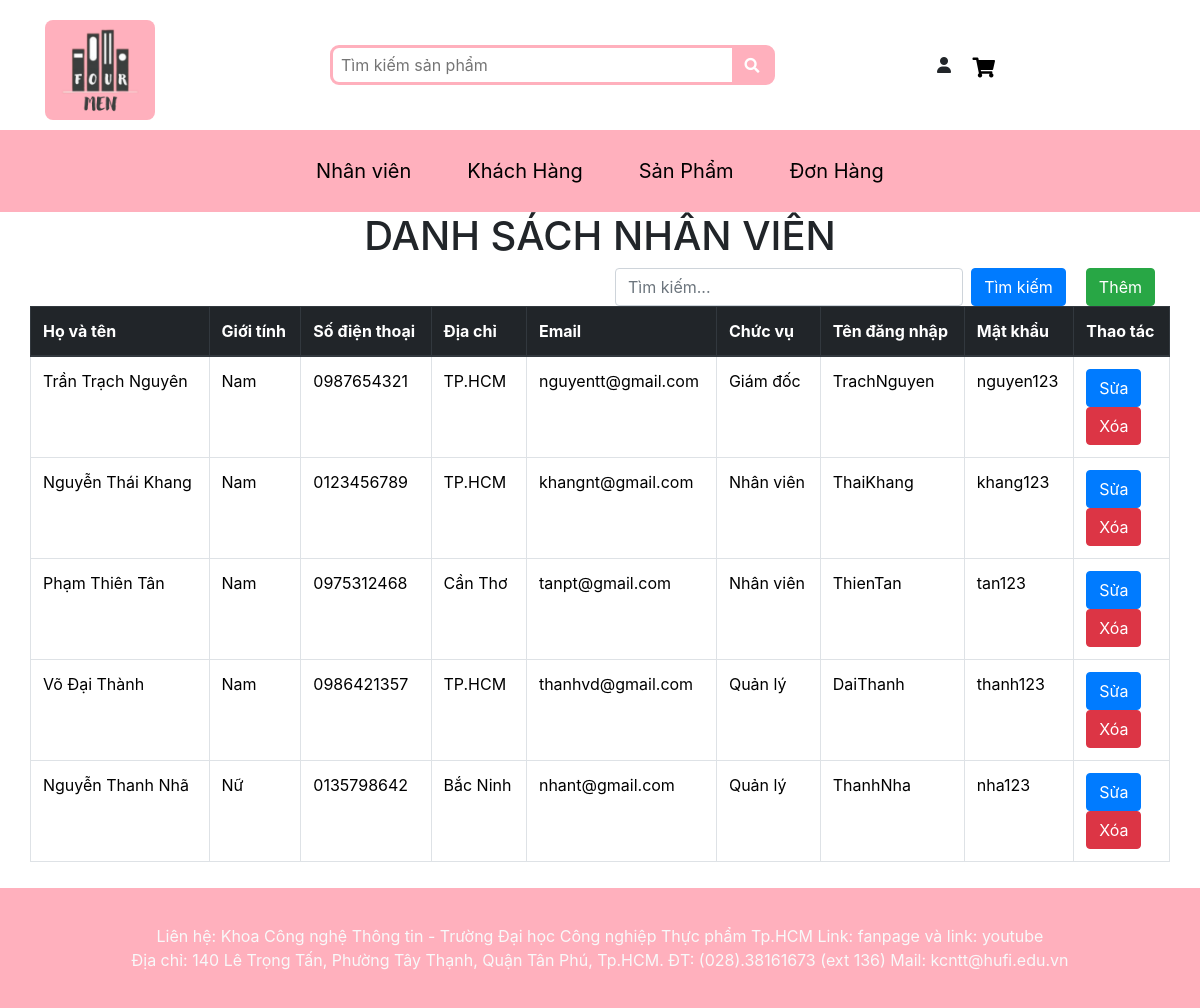
Page /QLNhanVien.php on the committed database.
### tables this page shows
CREATE TABLE `nhanvien` (
  `MaNV` int(10) NOT NULL,
  `HoTen_NV` varchar(100) NOT NULL,
  `TenDangNhap` varchar(255) NOT NULL,
  `MatKhau` varchar(255) NOT NULL,
  `GioiTinh` varchar(20) NOT NULL,
  `SDT_NV` varchar(20) NOT NULL,
  `Email_NV` varchar(255) NOT NULL,
  `DiaChi_NV` varchar(255) NOT NULL,
  `MaCV` int(10) NOT NULL
);

CREATE TABLE `chucvu` (
  `MaCV` int(10) NOT NULL,
  `TenCV` varchar(50) NOT NULL
);

### QLNhanVien.php (the view, shortened to what this page needs)
<?php
    $pdo = new PDO("mysql:host=localhost;dbname=ql_vanphongpham", "root", "");
    $pdo->exec("set names utf8");
    function TimKiemNV($pdo, $keyword)
    {
        $searchQuery = "%$keyword%";
        $sql = "SELECT NV.MaNV, NV.HoTen_NV, NV.GioiTinh, NV.SDT_NV, NV.DiaChi_NV, NV.Email_NV, CV.TenCV, NV.TenDangNhap, NV.MatKhau
                FROM NhanVien NV
                INNER JOIN ChucVu CV ON NV.MaCV = CV.MaCV
                WHERE NV.HoTen_NV LIKE :keyword OR NV.Email_NV LIKE :keyword";
        $stmt = $pdo->prepare($sql);
        $stmt->bindParam(':keyword', $searchQuery, PDO::PARAM_STR);
        $stmt->execute();
        if ($stmt->rowCount() > 0) {
            return $stmt->fetchAll(PDO::FETCH_ASSOC);
        } else {
            return false;
        }
    }
    $keyword = isset($_GET['keyword']) ? $_GET['keyword'] : '';
    $NhanVien = TimKiemNV($pdo, $keyword);
?>
<!DOCTYPE html>
<html lang="en">
    <head>
        <link rel="stylesheet" href="Bootstrap/bootstrap.min.css">
        <link rel="stylesheet" href="styles.css">
        <link rel="stylesheet" href="ChiTietSP.css">
    </head>
    <body>
        <?php include "HeaderNhanVienKhachHang.php"; ?>
        <?php include "SubHeaderNhanVIen.php"; ?>
        <div class="container KhachHang">
            <h1 class="text-center">DANH SÁCH NHÂN VIÊN</h1>
            <div class="row mb-6">
                <div class="col-md-6 offset-md-6">
                    <form method="GET" action="" class="d-flex justify-content-end">
                        <input type="text" class="form-control mr-2" id="searchInput" name="keyword" placeholder="Tìm kiếm..." value="<?php echo htmlspecialchars($keyword); ?>" style="margin-right: 10px;">
                        <button type="submit" class="btn btn-primary" style="margin-right: 20px;">Tìm kiếm</button>
                        <a href="QLThemNV.php" class="btn btn-success">Thêm</a>
                    </form>
                </div>
            </div>
            <div class='row'>
                <table class="table table-bordered" align="center">
                    <thead class="thead-dark">
                        <tr>
                            <th scope="col">Họ và tên</th>
                            <th scope="col">Giới tính</th>
                            <th scope="col">Số điện thoại</th>
                            <th scope="col">Địa chỉ</th>
                            <th scope="col">Email</th>
                            <th scope="col">Chức vụ</th>
                            <th scope="col">Tên đăng nhập</th>
                            <th scope="col">Mật khẩu</th>
                            <th scope="col">Thao tác</th>
                        </tr>
                    </thead>
                    <tbody>
                        <?php if ($NhanVien): ?>
                            <?php foreach ($NhanVien as $NV): ?>
                                <tr>
                                    <td><?php echo $NV['HoTen_NV']; ?></td>
                                    <td><?php echo $NV['GioiTinh']; ?></td>
                                    <td><?php echo $NV['SDT_NV']; ?></td>
                                    <td><?php echo $NV['DiaChi_NV']; ?></td>
                                    <td><?php echo $NV['Email_NV']; ?></td>
                                    <td><?php echo $NV['TenCV']; ?></td>
                                    <td><?php echo $NV['TenDangNhap']; ?></td>
                                    <td><?php echo $NV['MatKhau']; ?></td>
                                    <td>
                                        <form method="POST" action="QLSuaNV.php">
                                            <button type="submit" class="btn btn-primary" name="btn_Edit">Sửa</button>
                                        </form>
                                        <form method="POST">
                                            <button type="submit" class="btn btn-danger" name="btn_Delete">Xóa</button>
                                        </form>
                                    </td>
                                </tr>
                            <?php endforeach; ?>
                        <?php endif; ?>
                    </tbody>
                </table>
            </div>
        </div>
        <?php include "Footer.php"; ?>
    </body>
</html>

### styles.css (style rules this page uses)
a { text-decoration: none; color: inherit; display: inline-block; cursor: pointer; }

### rows in the picture
nhanvien: HoTen_NV "Trần Trạch Nguyên", GioiTinh "Nam", SDT_NV "0987654321", DiaChi_NV "TP.HCM", Email_NV "nguyentt@gmail.com", MaCV.TenCV "Giám đốc", TenDangNhap "TrachNguyen", MatKhau "nguyen123"
nhanvien: HoTen_NV "Nguyễn Thái Khang", GioiTinh "Nam", SDT_NV "0123456789", DiaChi_NV "TP.HCM", Email_NV "khangnt@gmail.com", MaCV.TenCV "Nhân viên", TenDangNhap "ThaiKhang", MatKhau "khang123"
nhanvien: HoTen_NV "Phạm Thiên Tân", GioiTinh "Nam", SDT_NV "0975312468", DiaChi_NV "Cần Thơ", Email_NV "tanpt@gmail.com", MaCV.TenCV "Nhân viên", TenDangNhap "ThienTan", MatKhau "tan123"
nhanvien: HoTen_NV "Võ Đại Thành", GioiTinh "Nam", SDT_NV "0986421357", DiaChi_NV "TP.HCM", Email_NV "thanhvd@gmail.com", MaCV.TenCV "Quản lý", TenDangNhap "DaiThanh", MatKhau "thanh123"
nhanvien: HoTen_NV "Nguyễn Thanh Nhã", GioiTinh "Nữ", SDT_NV "0135798642", DiaChi_NV "Bắc Ninh", Email_NV "nhant@gmail.com", MaCV.TenCV "Quản lý", TenDangNhap "ThanhNha", MatKhau "nha123"
